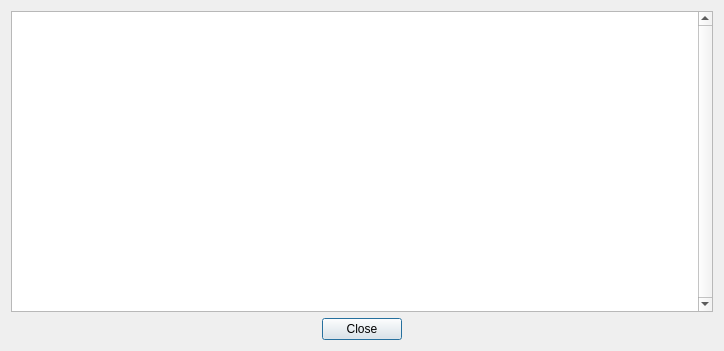
<?xml version="1.0" encoding="UTF-8"?>
<ui version="4.0">
 <class>ycaDetailsDialog</class>
 <widget class="QDialog" name="ycaDetailsDialog">
  <property name="geometry">
   <rect>
    <x>0</x>
    <y>0</y>
    <width>724</width>
    <height>351</height>
   </rect>
  </property>
  <property name="windowTitle">
   <string>Details</string>
  </property>
  <property name="modal">
   <bool>true</bool>
  </property>
  <layout class="QVBoxLayout" name="verticalLayout">
   <item>
    <widget class="QTableWidget" name="tableWidget">
     <property name="focusPolicy">
      <enum>Qt::NoFocus</enum>
     </property>
     <property name="verticalScrollBarPolicy">
      <enum>Qt::ScrollBarAlwaysOn</enum>
     </property>
     <property name="editTriggers">
      <set>QAbstractItemView::NoEditTriggers</set>
     </property>
     <property name="tabKeyNavigation">
      <bool>false</bool>
     </property>
     <property name="showDropIndicator" stdset="0">
      <bool>false</bool>
     </property>
     <property name="dragDropOverwriteMode">
      <bool>false</bool>
     </property>
     <property name="alternatingRowColors">
      <bool>true</bool>
     </property>
     <property name="selectionMode">
      <enum>QAbstractItemView::ExtendedSelection</enum>
     </property>
     <property name="selectionBehavior">
      <enum>QAbstractItemView::SelectRows</enum>
     </property>
     <property name="textElideMode">
      <enum>Qt::ElideNone</enum>
     </property>
     <property name="wordWrap">
      <bool>false</bool>
     </property>
     <property name="cornerButtonEnabled">
      <bool>false</bool>
     </property>
     <attribute name="horizontalHeaderVisible">
      <bool>false</bool>
     </attribute>
     <attribute name="horizontalHeaderHighlightSections">
      <bool>false</bool>
     </attribute>
     <attribute name="horizontalHeaderStretchLastSection">
      <bool>true</bool>
     </attribute>
     <attribute name="verticalHeaderVisible">
      <bool>false</bool>
     </attribute>
     <attribute name="verticalHeaderDefaultSectionSize">
      <number>20</number>
     </attribute>
     <attribute name="verticalHeaderHighlightSections">
      <bool>false</bool>
     </attribute>
     <attribute name="verticalHeaderMinimumSectionSize">
      <number>13</number>
     </attribute>
    </widget>
   </item>
   <item>
    <layout class="QHBoxLayout" name="horizontalLayout">
     <item>
      <spacer name="horizontalSpacer">
       <property name="orientation">
        <enum>Qt::Horizontal</enum>
       </property>
       <property name="sizeHint" stdset="0">
        <size>
         <width>40</width>
         <height>20</height>
        </size>
       </property>
      </spacer>
     </item>
     <item>
      <widget class="QPushButton" name="closeButton">
       <property name="text">
        <string>Close</string>
       </property>
      </widget>
     </item>
     <item>
      <spacer name="horizontalSpacer_2">
       <property name="orientation">
        <enum>Qt::Horizontal</enum>
       </property>
       <property name="sizeHint" stdset="0">
        <size>
         <width>40</width>
         <height>20</height>
        </size>
       </property>
      </spacer>
     </item>
    </layout>
   </item>
  </layout>
 </widget>
 <resources/>
 <connections/>
</ui>
